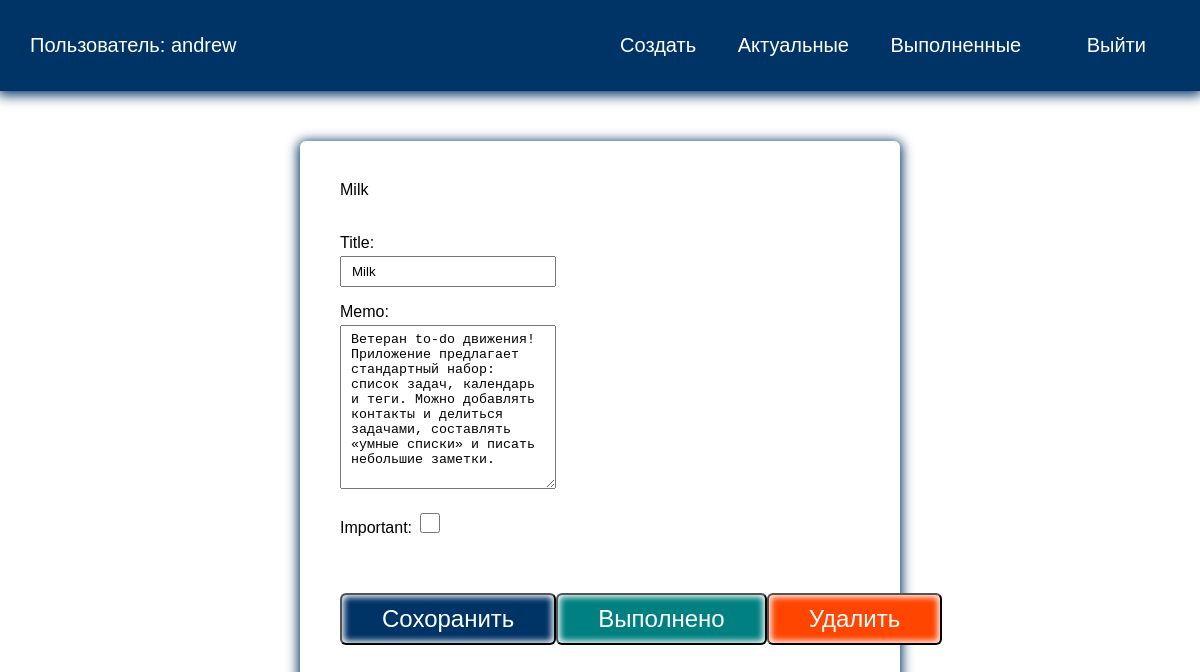
The app's page /todo/11/ (signed in) with its own data.
### todo/models.py (models this page shows, shortened)
class Todo(models.Model):
    title = models.CharField(max_length=100)
    memo = models.TextField(blank=True)
    created = models.DateTimeField(auto_now_add=True)
    date_completed = models.DateTimeField(blank=True, null=True)
    important = models.BooleanField(default=False)
    user = models.ForeignKey(User, on_delete=models.CASCADE)

### todo/views.py (the view, shortened to what this page needs)
# urls.py: path('todo/<int:todo_pk>/',views.viewtodo,name='viewtodo'),
@login_required()
def viewtodo(request, todo_pk):
    todo = get_object_or_404(Todo, pk=todo_pk)
    if request.method == "GET":
        form = TodoForm(instance=todo)
        return render(request, 'todo/viewtodo.html', {'todo': todo, 'form': form})

### todo/forms.py
class TodoForm(ModelForm):
    class Meta:
        model = Todo
        fields = ['title','memo','important']

### todo/templates/todo/viewtodo.html (shortened to what this page needs)
{% extends 'todo/base.html' %}
{% block content %}
<div class="bg">
{{ todo.title }}
<div class="but">
    <form method="post">
        {{ form.as_p}}
        <button class="btn">Сохоранить</button>
    </form>
    <form action="{%url 'completetodo' todo.id %}" method="post">
        <button class="btn good">Выполнено</button>
    </form>
    <form action="{% url 'deletetodo' todo.id %}" method="post">
        <button class="btn remove">Удалить</button>
    </form>
</div>
</div>
{% endblock %}

### todo/templates/todo/base.html (shortened to what this page needs)
<!DOCTYPE html>
{% load static %}
<html lang="en">
<head>
    <link rel="stylesheet" href="{% static 'css/style.css' %}">
</head>
<body>
    <div class="menu">
        <div class="wrap">
            <ul>
                {% if user.is_authenticated %}
                <li class="logo">Пользователь: {{ user.username }}</li>
                <li><a href="{% url 'createtodo' %}">Создать</a></li>
                <li><a href="{% url 'currenttodos' %}">Актуальные</a></li>
                <li><a href="{% url 'completetodos' %}">Выполненные</a></li>
                <li>
                    <form action="{% url 'logoutuser' %}" method="post">
                        <button class="top">Выйти</button>
                    </form>
                </li>
                {% else %}
                <li class="logo"><a href="{% url 'home' %}">UpService</a></li>
                <li><a href="{% url 'signupuser' %}">Зарегестрироваться</a></li>
                <li><a href="{% url 'loginuser' %}">Войти</a></li>
                {% endif %}
            </ul>
        </div>
    </div>
    <div class="content">
        <div class="wrap">
            {% block content %}
            {% endblock %}
        </div>
    </div>
</body>
</html>

### todo/static/css/style.css (style rules this page uses)
body { padding: 0; margin: 0; font-family: Arial, Helvetica, sans-serif; }
.wrap { max-width: 1200px; margin: 0 auto; padding: 10px 30px; box-sizing: border-box; }
.menu { background: #003366; box-shadow: 0 2px 12px 2px #003366; }
ul { list-style: none; padding: 0; }
.menu ul { display: flex; justify-content: space-between; align-items: center; font-size: 20px; }
.menu .logo { margin-right: 30%; color: #fff; }
a { text-decoration: none; }
.menu a { color: #fff; }
.content .wrap { margin-top: 40px; }
.btn { background: #003366; color: #fff; border-radius: 6px; box-shadow: inset 0 0 6px 2px #fff; padding: 10px 40px; font-size: 24px; margin-top: 40px; cursor: pointer; }
.bg { box-shadow: 0 2px 12px 2px #003366; padding: 40px; box-sizing: border-box; border-radius: 6px; max-width: 600px; margin: 0 auto; }
input, textarea { width: 100%; padding: 6px 10px; box-sizing: border-box; margin-top: 4px; }
.top { padding: 4px 24px; margin-top: 0; background: transparent; border: 0; color: #fff; font-size: 20px; }
.but { display: flex; align-items: flex-end; }
.good { background: teal; }
.remove { background: orangered; }
#id_important { width: 20px; height: 20px; }

### records on screen
Todo: title "Milk", memo "Ветеран to-do движения! Приложение предлагает стандартный набор: список задач, календарь и теги. Можно добавлять контакты и делиться задачами, составлять «умные списки» и писать небольшие заметки."

### other values on screen
{{ user.username }} "andrew"
